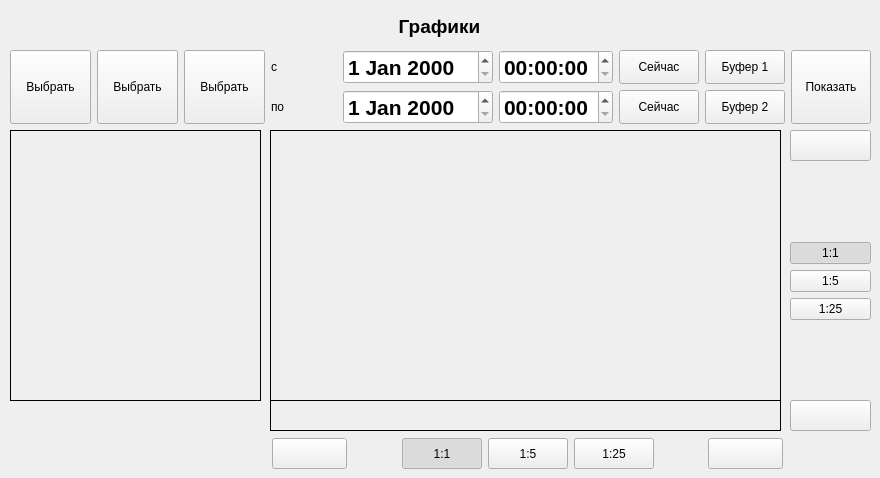
   <widget class="QWidget" name="page_10" >
    <widget class="QWidget" name="widget" >
     <property name="geometry" >
      <rect>
       <x>10</x>
       <y>50</y>
       <width>861</width>
       <height>76</height>
      </rect>
     </property>
     <layout class="QGridLayout" >
      <property name="margin" >
       <number>0</number>
      </property>
      <property name="spacing" >
       <number>6</number>
      </property>
      <item row="1" column="4" >
       <widget class="QDateEdit" name="graphEndDate" >
        <property name="font" >
         <font>
          <family>MS Shell Dlg</family>
          <pointsize>16</pointsize>
          <weight>75</weight>
          <italic>false</italic>
          <bold>true</bold>
          <underline>false</underline>
          <strikeout>false</strikeout>
         </font>
        </property>
       </widget>
      </item>
      <item row="1" column="5" >
       <widget class="QTimeEdit" name="graphEndTime" >
        <property name="font" >
         <font>
          <family>MS Shell Dlg</family>
          <pointsize>16</pointsize>
          <weight>75</weight>
          <italic>false</italic>
          <bold>true</bold>
          <underline>false</underline>
          <strikeout>false</strikeout>
         </font>
        </property>
       </widget>
      </item>
      <item row="0" column="4" >
       <widget class="QDateEdit" name="graphBeginDate" >
        <property name="font" >
         <font>
          <family>MS Shell Dlg</family>
          <pointsize>16</pointsize>
          <weight>75</weight>
          <italic>false</italic>
          <bold>true</bold>
          <underline>false</underline>
          <strikeout>false</strikeout>
         </font>
        </property>
       </widget>
      </item>
      <item row="0" column="6" >
       <widget class="QPushButton" name="graphBeginNowButton" >
        <property name="sizePolicy" >
         <sizepolicy>
          <hsizetype>1</hsizetype>
          <vsizetype>5</vsizetype>
          <horstretch>0</horstretch>
          <verstretch>0</verstretch>
         </sizepolicy>
        </property>
        <property name="text" >
         <string>Сейчас</string>
        </property>
       </widget>
      </item>
      <item rowspan="2" row="0" column="2" >
       <widget class="QPushButton" name="graphSelect3Button" >
        <property name="sizePolicy" >
         <sizepolicy>
          <hsizetype>1</hsizetype>
          <vsizetype>5</vsizetype>
          <horstretch>0</horstretch>
          <verstretch>0</verstretch>
         </sizepolicy>
        </property>
        <property name="minimumSize" >
         <size>
          <width>81</width>
          <height>0</height>
         </size>
        </property>
        <property name="text" >
         <string>Выбрать</string>
        </property>
       </widget>
      </item>
      <item rowspan="2" row="0" column="8" >
       <widget class="QPushButton" name="graphUpdateButton" >
        <property name="sizePolicy" >
         <sizepolicy>
          <hsizetype>1</hsizetype>
          <vsizetype>5</vsizetype>
          <horstretch>0</horstretch>
          <verstretch>0</verstretch>
         </sizepolicy>
        </property>
        <property name="text" >
         <string>Показать</string>
        </property>
       </widget>
      </item>
      <item rowspan="2" row="0" column="1" >
       <widget class="QPushButton" name="graphSelect2Button" >
        <property name="sizePolicy" >
         <sizepolicy>
          <hsizetype>1</hsizetype>
          <vsizetype>5</vsizetype>
          <horstretch>0</horstretch>
          <verstretch>0</verstretch>
         </sizepolicy>
        </property>
        <property name="minimumSize" >
         <size>
          <width>81</width>
          <height>0</height>
         </size>
        </property>
        <property name="text" >
         <string>Выбрать</string>
        </property>
       </widget>
      </item>
      <item row="0" column="7" >
       <widget class="QPushButton" name="graphFromBuffer1Button" >
        <property name="sizePolicy" >
         <sizepolicy>
          <hsizetype>1</hsizetype>
          <vsizetype>5</vsizetype>
          <horstretch>0</horstretch>
          <verstretch>0</verstretch>
         </sizepolicy>
        </property>
        <property name="text" >
         <string>Буфер 1</string>
        </property>
       </widget>
      </item>
      <item rowspan="2" row="0" column="0" >
       <widget class="QPushButton" name="graphSelect1Button" >
        <property name="sizePolicy" >
         <sizepolicy>
          <hsizetype>1</hsizetype>
          <vsizetype>5</vsizetype>
          <horstretch>0</horstretch>
          <verstretch>0</verstretch>
         </sizepolicy>
        </property>
        <property name="minimumSize" >
         <size>
          <width>81</width>
          <height>0</height>
         </size>
        </property>
        <property name="text" >
         <string>Выбрать</string>
        </property>
       </widget>
      </item>
      <item row="1" column="6" >
       <widget class="QPushButton" name="graphEndNowButton" >
        <property name="sizePolicy" >
         <sizepolicy>
          <hsizetype>5</hsizetype>
          <vsizetype>5</vsizetype>
          <horstretch>0</horstretch>
          <verstretch>0</verstretch>
         </sizepolicy>
        </property>
        <property name="text" >
         <string>Сейчас</string>
        </property>
       </widget>
      </item>
      <item row="0" column="5" >
       <widget class="QTimeEdit" name="graphBeginTime" >
        <property name="font" >
         <font>
          <family>MS Shell Dlg</family>
          <pointsize>16</pointsize>
          <weight>75</weight>
          <italic>false</italic>
          <bold>true</bold>
          <underline>false</underline>
          <strikeout>false</strikeout>
         </font>
        </property>
       </widget>
      </item>
      <item row="1" column="3" >
       <widget class="QLabel" name="label_105" >
        <property name="text" >
         <string>по</string>
        </property>
       </widget>
      </item>
      <item row="1" column="7" >
       <widget class="QPushButton" name="graphFromBuffer2Button" >
        <property name="sizePolicy" >
         <sizepolicy>
          <hsizetype>1</hsizetype>
          <vsizetype>5</vsizetype>
          <horstretch>0</horstretch>
          <verstretch>0</verstretch>
         </sizepolicy>
        </property>
        <property name="text" >
         <string>Буфер 2</string>
        </property>
       </widget>
      </item>
      <item row="0" column="3" >
       <widget class="QLabel" name="label_100" >
        <property name="text" >
         <string>с</string>
        </property>
       </widget>
      </item>
     </layout>
    </widget>
    <widget class="QWidget" name="widget" >
     <property name="geometry" >
      <rect>
       <x>790</x>
       <y>130</y>
       <width>81</width>
       <height>301</height>
      </rect>
     </property>
     <layout class="QVBoxLayout" >
      <property name="margin" >
       <number>0</number>
      </property>
      <property name="spacing" >
       <number>6</number>
      </property>
      <item>
       <widget class="QPushButton" name="graphUpButton" >
        <property name="sizePolicy" >
         <sizepolicy>
          <hsizetype>5</hsizetype>
          <vsizetype>5</vsizetype>
          <horstretch>0</horstretch>
          <verstretch>0</verstretch>
         </sizepolicy>
        </property>
        <property name="minimumSize" >
         <size>
          <width>0</width>
          <height>31</height>
         </size>
        </property>
        <property name="icon" >
         <iconset>up.gif</iconset>
        </property>
       </widget>
      </item>
      <item>
       <spacer>
        <property name="orientation" >
         <enum>Qt::Vertical</enum>
        </property>
        <property name="sizeHint" >
         <size>
          <width>20</width>
          <height>40</height>
         </size>
        </property>
       </spacer>
      </item>
      <item>
       <widget class="QPushButton" name="graphVer1Button" >
        <property name="sizePolicy" >
         <sizepolicy>
          <hsizetype>5</hsizetype>
          <vsizetype>5</vsizetype>
          <horstretch>0</horstretch>
          <verstretch>0</verstretch>
         </sizepolicy>
        </property>
        <property name="text" >
         <string>1:1</string>
        </property>
        <property name="checkable" >
         <bool>true</bool>
        </property>
        <property name="checked" >
         <bool>true</bool>
        </property>
       </widget>
      </item>
      <item>
       <widget class="QPushButton" name="graphVer5Button" >
        <property name="sizePolicy" >
         <sizepolicy>
          <hsizetype>5</hsizetype>
          <vsizetype>5</vsizetype>
          <horstretch>0</horstretch>
          <verstretch>0</verstretch>
         </sizepolicy>
        </property>
        <property name="text" >
         <string>1:5</string>
        </property>
        <property name="checkable" >
         <bool>true</bool>
        </property>
       </widget>
      </item>
      <item>
       <widget class="QPushButton" name="graphVer25Button" >
        <property name="sizePolicy" >
         <sizepolicy>
          <hsizetype>5</hsizetype>
          <vsizetype>5</vsizetype>
          <horstretch>0</horstretch>
          <verstretch>0</verstretch>
         </sizepolicy>
        </property>
        <property name="text" >
         <string>1:25</string>
        </property>
        <property name="checkable" >
         <bool>true</bool>
        </property>
       </widget>
      </item>
      <item>
       <spacer>
        <property name="orientation" >
         <enum>Qt::Vertical</enum>
        </property>
        <property name="sizeHint" >
         <size>
          <width>20</width>
          <height>40</height>
         </size>
        </property>
       </spacer>
      </item>
      <item>
       <widget class="QPushButton" name="graphDownButton" >
        <property name="sizePolicy" >
         <sizepolicy>
          <hsizetype>5</hsizetype>
          <vsizetype>5</vsizetype>
          <horstretch>0</horstretch>
          <verstretch>0</verstretch>
         </sizepolicy>
        </property>
        <property name="minimumSize" >
         <size>
          <width>0</width>
          <height>31</height>
         </size>
        </property>
        <property name="icon" >
         <iconset>down.gif</iconset>
        </property>
       </widget>
      </item>
     </layout>
    </widget>
    <widget class="QWidget" name="widget" >
     <property name="geometry" >
      <rect>
       <x>272</x>
       <y>438</y>
       <width>511</width>
       <height>31</height>
      </rect>
     </property>
     <layout class="QHBoxLayout" >
      <property name="margin" >
       <number>0</number>
      </property>
      <property name="spacing" >
       <number>6</number>
      </property>
      <item>
       <widget class="QPushButton" name="graphLeftButton" >
        <property name="sizePolicy" >
         <sizepolicy>
          <hsizetype>5</hsizetype>
          <vsizetype>5</vsizetype>
          <horstretch>0</horstretch>
          <verstretch>0</verstretch>
         </sizepolicy>
        </property>
        <property name="minimumSize" >
         <size>
          <width>75</width>
          <height>0</height>
         </size>
        </property>
        <property name="icon" >
         <iconset>left.gif</iconset>
        </property>
       </widget>
      </item>
      <item>
       <spacer>
        <property name="orientation" >
         <enum>Qt::Horizontal</enum>
        </property>
        <property name="sizeHint" >
         <size>
          <width>40</width>
          <height>20</height>
         </size>
        </property>
       </spacer>
      </item>
      <item>
       <widget class="QPushButton" name="graphHor1Button" >
        <property name="sizePolicy" >
         <sizepolicy>
          <hsizetype>5</hsizetype>
          <vsizetype>5</vsizetype>
          <horstretch>0</horstretch>
          <verstretch>0</verstretch>
         </sizepolicy>
        </property>
        <property name="text" >
         <string>1:1</string>
        </property>
        <property name="checkable" >
         <bool>true</bool>
        </property>
        <property name="checked" >
         <bool>true</bool>
        </property>
       </widget>
      </item>
      <item>
       <widget class="QPushButton" name="graphHor5Button" >
        <property name="sizePolicy" >
         <sizepolicy>
          <hsizetype>5</hsizetype>
          <vsizetype>5</vsizetype>
          <horstretch>0</horstretch>
          <verstretch>0</verstretch>
         </sizepolicy>
        </property>
        <property name="text" >
         <string>1:5</string>
        </property>
        <property name="checkable" >
         <bool>true</bool>
        </property>
       </widget>
      </item>
      <item>
       <widget class="QPushButton" name="graphHor25Button" >
        <property name="sizePolicy" >
         <sizepolicy>
          <hsizetype>5</hsizetype>
          <vsizetype>5</vsizetype>
          <horstretch>0</horstretch>
          <verstretch>0</verstretch>
         </sizepolicy>
        </property>
        <property name="text" >
         <string>1:25</string>
        </property>
        <property name="checkable" >
         <bool>true</bool>
        </property>
       </widget>
      </item>
      <item>
       <spacer>
        <property name="orientation" >
         <enum>Qt::Horizontal</enum>
        </property>
        <property name="sizeHint" >
         <size>
          <width>40</width>
          <height>20</height>
         </size>
        </property>
       </spacer>
      </item>
      <item>
       <widget class="QPushButton" name="graphRightButton" >
        <property name="sizePolicy" >
         <sizepolicy>
          <hsizetype>5</hsizetype>
          <vsizetype>5</vsizetype>
          <horstretch>0</horstretch>
          <verstretch>0</verstretch>
         </sizepolicy>
        </property>
        <property name="minimumSize" >
         <size>
          <width>75</width>
          <height>0</height>
         </size>
        </property>
        <property name="icon" >
         <iconset>right.gif</iconset>
        </property>
       </widget>
      </item>
     </layout>
    </widget>
    <widget class="QLabel" name="label_104" >
     <property name="geometry" >
      <rect>
       <x>10</x>
       <y>10</y>
       <width>859</width>
       <height>33</height>
      </rect>
     </property>
     <property name="text" >
      <string>&lt;html>&lt;head>&lt;meta name="qrichtext" content="1" />&lt;/head>&lt;body style=" white-space: pre-wrap; font-family:MS Shell Dlg; font-size:11pt; font-weight:600; font-style:normal; text-decoration:none;">&lt;p dir='rtl' style=" margin-top:0px; margin-bottom:0px; margin-left:0px; margin-right:0px; -qt-block-indent:0; text-indent:0px; font-size:12pt; font-weight:400;">&lt;span style=" font-size:14pt; font-weight:600;">Графики&lt;/span>&lt;/p>&lt;/body>&lt;/html></string>
     </property>
     <property name="alignment" >
      <set>Qt::AlignCenter</set>
     </property>
    </widget>
    <widget class="VerAxisFrame" name="verAxisFrame" >
     <property name="geometry" >
      <rect>
       <x>10</x>
       <y>130</y>
       <width>251</width>
       <height>271</height>
      </rect>
     </property>
     <property name="frameShape" >
      <enum>QFrame::Box</enum>
     </property>
     <property name="frameShadow" >
      <enum>QFrame::Plain</enum>
     </property>
    </widget>
    <widget class="GraphFrame" name="graphFrame" >
     <property name="geometry" >
      <rect>
       <x>270</x>
       <y>130</y>
       <width>511</width>
       <height>271</height>
      </rect>
     </property>
     <property name="frameShape" >
      <enum>QFrame::Box</enum>
     </property>
     <property name="frameShadow" >
      <enum>QFrame::Plain</enum>
     </property>
    </widget>
    <widget class="HorAxisFrame" name="horAxisFrame" >
     <property name="geometry" >
      <rect>
       <x>270</x>
       <y>400</y>
       <width>511</width>
       <height>31</height>
      </rect>
     </property>
     <property name="frameShape" >
      <enum>QFrame::Box</enum>
     </property>
     <property name="frameShadow" >
      <enum>QFrame::Plain</enum>
     </property>
    </widget>
   </widget>
